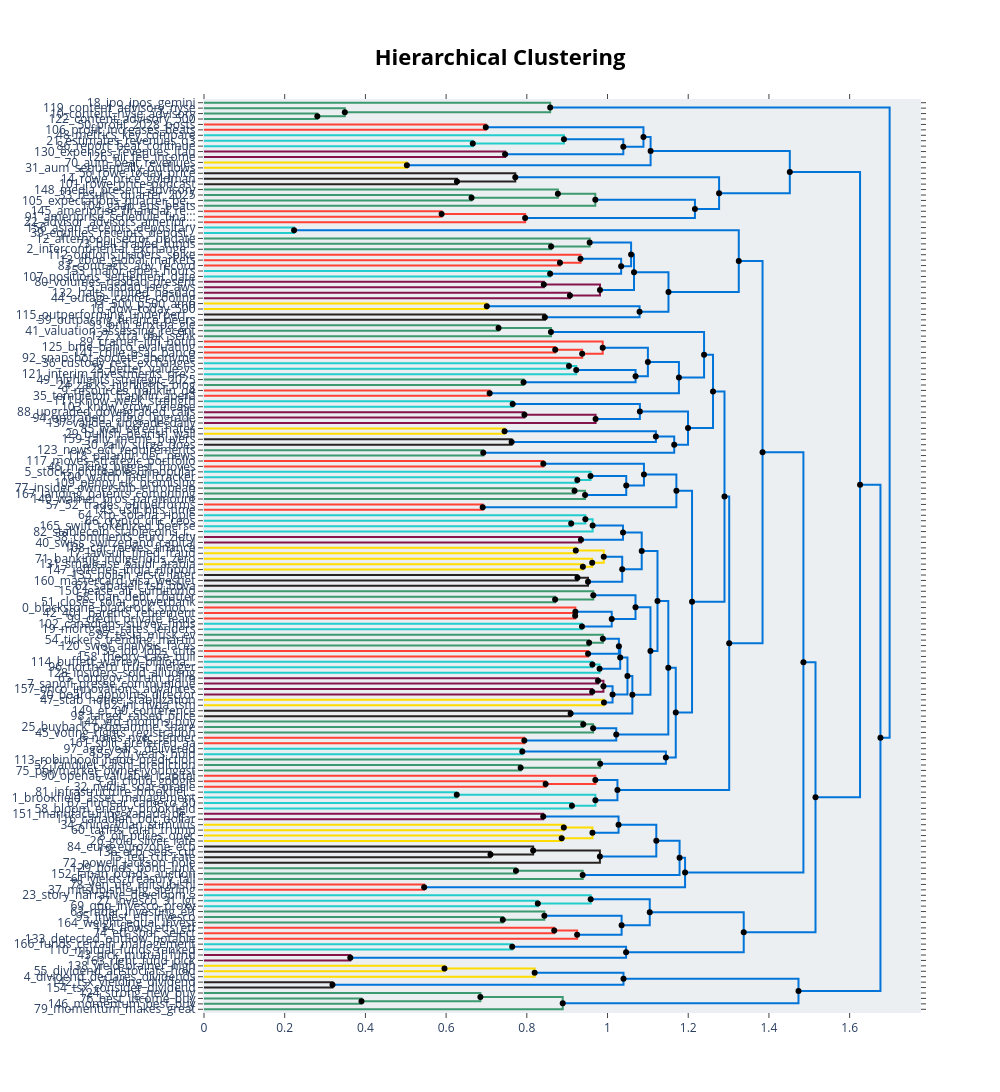

Notebook code cell kept with this figure:
### Code cell
hierarchical_topics = topic_model.hierarchical_topics(train_docs)
fig = topic_model.visualize_hierarchy(hierarchical_topics=hierarchical_topics)
fig.show()

print("💡 This shows the hierarchical structure of topics")
